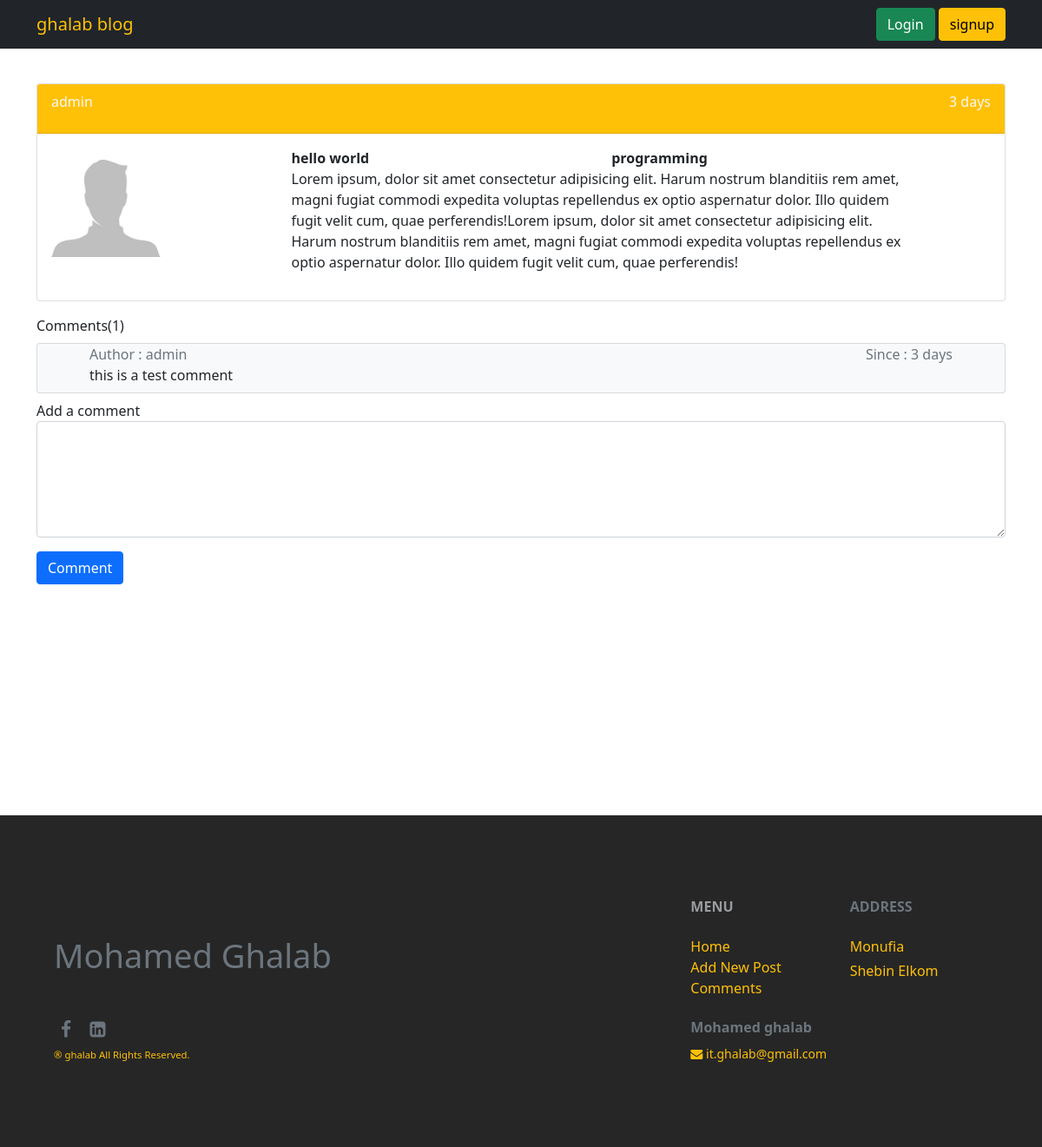
Page /4/details on the committed database.
### post/models.py (models this page shows, shortened)
class Post(models.Model):
    title = models.CharField(max_length=100)
    content = models.TextField()
    category = models.ForeignKey(Category, on_delete=models.CASCADE, related_name='posts')
    created_by = models.ForeignKey(User, on_delete=models.CASCADE, related_name='posts')
    created_at = models.DateTimeField(auto_now_add=True)

class Category(models.Model):
    name = models.CharField(max_length=64)
    def __str__(self):
        return str(self.name)

class Comment(models.Model):
    comment = models.TextField()
    created_by = models.ForeignKey(User, on_delete=models.CASCADE, related_name='comments')
    created_at = models.DateTimeField(auto_now_add=True)
    post = models.ForeignKey(Post, on_delete=models.CASCADE, related_name='comments')
    active = models.BooleanField(default=False)

### post/views.py (the view)
# urls.py: path('<int:post_id>/details', views.post_detail, name="detail"),
def post_detail(request, post_id):
    post = Post.objects.get(id=post_id)
    if request.method == "POST":
        comment = request.POST.get('comment')
        user = request.user
        comment = Comment.objects.create(created_by=user, comment=comment, post=Post.objects.get(id=post_id))
        return redirect('detail', post_id)
    comment = Comment.objects.filter(post=Post.objects.get(id=post_id), active=True)
    data={'post':post,
          "comment":comment
    }
    return render(request, 'post/post_detail.html', data)

### templates/post/post_detail.html (shortened to what this page needs)
{% extends 'base/base.html' %}
{% load static %}
{% block content %}
                <div class="card mb-3">
                    <div class="card-header bg-warning">
                        <div class="row">
                            <div class="col-6">
                                <p class="text-light">{{post.created_by}}</p>
                            </div>
                            <div class="col-6">
                                <p class="text-light text-end">{{post.created_at|timesince}}</p>
                            </div>
                        </div>
                    </div>
                    <div class="card-body">
                        <div class="row">
                            <div class="col-3">
                                <img class="w-50"  src="{% static 'img/male.jpg' %}" >
                            </div>
                            <div class="col-8">
                                <div class="row">
                                    <div class="col">
                                        <strong >{{post.title}}</strong>
                                    </div>
                                    <div class="col">
                                        <strong>{{post.category}}</strong>
                                    </div>
                                </div>
                                <p>{{post.content}}</p>
                            </div>
                        </div>
                    </div>
                </div>
    Comments({{comment.count}})
    {% for comment in comment %}
        <div class="card my-2 bg-light">
            <div class="row mx-5">
                <div class="col-6">
                    <div class="text-muted">
                        Author : {{comment.created_by}}
                    </div>
                </div>
                <div class="col-6">
                    <div class="text-muted text-end">
                        Since : {{comment.created_at|timesince}}
                    </div>
                </div>
            </div>
            <div class="row mx-5">
                <div class="col mb-2">
                    {{comment.comment}}
                </div>
            </div>
        </div>
    {% endfor %}
        <form method="POST">
            <label for="comment">Add a comment</label>
            <textarea name="comment" id="comment" rows="5" required class="form-control"></textarea>
            <input type="submit" value="Comment" class="btn btn-primary my-3">
        </form>
{% endblock content %}

### templates/base/base.html (shortened to what this page needs)
{% load static %}
<!doctype html>
<html lang="en">
  <head>
    <link href="{% static 'css/main.css' %}" rel="stylesheet" >
    <link href="https://cdn.jsdelivr.net/npm/bootstrap@5.0.0-beta2/dist/css/bootstrap.min.css" rel="stylesheet">
    <link href="https://stackpath.bootstrapcdn.com/font-awesome/4.7.0/css/font-awesome.min.css" rel="stylesheet" >
  </head>
  <body>
    {% include 'includes/nav.html' %}
    <div class="container my-5">
    {% block content %}
    {% endblock content %}
    </div>
    {% include 'includes/footer.html' %}
  </body>
</html>

### templates/includes/nav.html
<nav class="navbar fixed-top navbar-expand-lg navbar-dark bg-dark">
  <div class="container">
    <a class="navbar-brand text-warning" href="{% url 'home' %}">ghalab blog</a>
    <div>
        <div>
          {% if user.is_authenticated %}
          <div class="dropdown">
            <button class="btn btn-secondary dropdown-toggle" type="button" id="dropdownMenuButton1" data-bs-toggle="dropdown" aria-expanded="false">
              {% if user.first_name %}
                <span class="text-light">{{user.get_full_name}}</span>
              {% else %}
                <span class="text-light">{{user.username}}</span>
              {% endif %}
            </button>
              <ul class="dropdown-menu" aria-labelledby="dropdownMenuButton1">
                <li><a class="dropdown-item" href="{% url 'password_change' %}">Change_password</a></li>
                <li><a href="{% url 'logout' %}" class="dropdown-item bg-danger">Logout</a></li>
              </ul>
          </div>
          {% else %}
          <a href="{% url 'login' %}" class="nav-item btn btn-success text-end">Login</a>
          <a href="{% url 'signup' %}" class="nav-item btn btn-warning text-end">signup</a>
          {% endif %}
        </div>
  </div>
</nav>

### templates/includes/footer.html
 <div class="container-fluid pb-0 mb-0 justify-content-center text-light ">
     <footer>
         <div class="row my-5 justify-content-center py-5">
             <div class="col-11">
                 <div class="row ">
                     <div class="col-xl-8 col-md-4 col-sm-4 col-12 my-auto mx-auto a">
                         <h3 class="text-muted mb-md-0 mb-5 bold-text">Mohamed Ghalab</h3>
                     </div>
                     <div class="col-xl-2 col-md-4 col-sm-4 col-12">
                         <h6 class="mb-3 mb-lg-4 bold-text "><b>MENU</b></h6>
                         <ul class="list-unstyled">
                             <li class="text-warning">Home</li>
                             <li class="text-warning">Add New Post</li>
                             <li class="text-warning">Comments</li>
                         </ul>
                     </div>
                     <div class="col-xl-2 col-md-4 col-sm-4 col-12">
                         <h6 class="mb-3 mb-lg-4 text-muted bold-text mt-sm-0 mt-5 "><b>ADDRESS</b></h6>
                         <p class="mb-1 text-warning">Monufia</p>
                         <p class="text-warning">Shebin Elkom</p>
                     </div>
                 </div>
                 <div class="row ">
                     <div class="col-xl-8 col-md-4 col-sm-4 col-auto my-md-0 mt-5 order-sm-1 order-3 align-self-end">
                         <p class="social text-muted mb-0 pb-0 bold-text"> <span class="mx-2"><a class="text-secondary" href="https://www.facebook.com/mohamed.ghalab.9809"><i class="fa fa-facebook" aria-hidden="true"></i></a></span> <span class="mx-2"><a class="text-secondary" href="https://www.linkedin.com/in/mohamed-ghalab-644910125"><i class="fa fa-linkedin-square" aria-hidden="true"></i></a></span></p> <small class="rights text-warning"><span>&#174;</span> ghalab All Rights Reserved.</small>
                     </div>
                     <div class="col-xl-2 col-md-4 col-sm-4 col-auto order-1 align-self-end ">
                         <h6 class="mt-55 mt-2 text-muted bold-text"><b >Mohamed ghalab</b></h6><small class="text-warning"> <span><i class="fa fa-envelope" aria-hidden="true"></i></span> it.ghalab@gmail.com</small>
                     </div>
                </div>
             </div>
         </div>
     </footer>
 </div>

### static/css/main.css (style rules this page uses)
.container-fluid { overflow: hidden; margin-top: 250px; background: #262626; color: #627482 !important; margin-bottom: 0; padding-bottom: 0 }
small { font-size: calc(12px + (15 - 12) * ((100vw - 360px) / (1600 - 360))) !important }
.bold-text { color: #989c9e !important }
.mt-55 { margin-top: calc(50px + (60 - 50) * ((100vw - 360px) / (1600 - 360))) !important }
h3 { font-size: calc(34px + (40 - 34) * ((100vw - 360px) / (1600 - 360))) !important }
.social { font-size: 21px !important }
.rights { font-size: calc(10px + (12 - 10) * ((100vw - 360px) / (1600 - 360))) !important }

### rows in the picture
Post: created_by "admin", created_at "3 days", title "hello world", category "programming", content "Lorem ipsum, dolor sit amet consectetur adipisicing elit. Harum nostrum blanditiis rem amet, magni fugiat commodi expedita voluptas repellendus ex optio aspernatur dolor. Illo quidem fugit velit cum, quae perferendis!Lorem ipsum, dolor sit amet consectetur adipisicing elit. Harum nostrum blanditiis rem amet, magni fugiat commodi expedita voluptas repellendus ex optio aspernatur dolor. Illo quidem fugit velit cum, quae perferendis!"
Comment: created_by "admin", created_at "3 days", comment "this is a test comment"

### other values in the picture
{{ comment.count }} "1"
